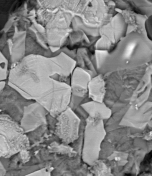
%> input picture Img/TESTES-1145-1-eds.tif, 152 x 176 px
$ octave --eval "result = edge_segmentation(imread('../../../Img/TESTES-1145-1-eds.tif'));"   (GNU Octave 9; MATLAB toolbox functions it lacks are replaced by stand-ins)
%> lines starting %> are read from the running program, lines starting %| are printed output that depends on the picture
function segmented_image = edge_segmentation(image)

    % Convert to double precision for numerical operations
    image = double(image);

    % Detect edges using the Canny edge detector
    edges = edge(image, 'canny');
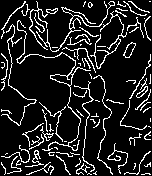
%> edges: size 176x152 logical; 13.2% white in thin lines or dots

    % Fill in the interiors of detected regions
    segmented_image = imfill(edges, 'holes');
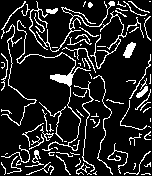
%> segmented_image: size 176x152 logical; 14.1% white in thin lines or dots

end
